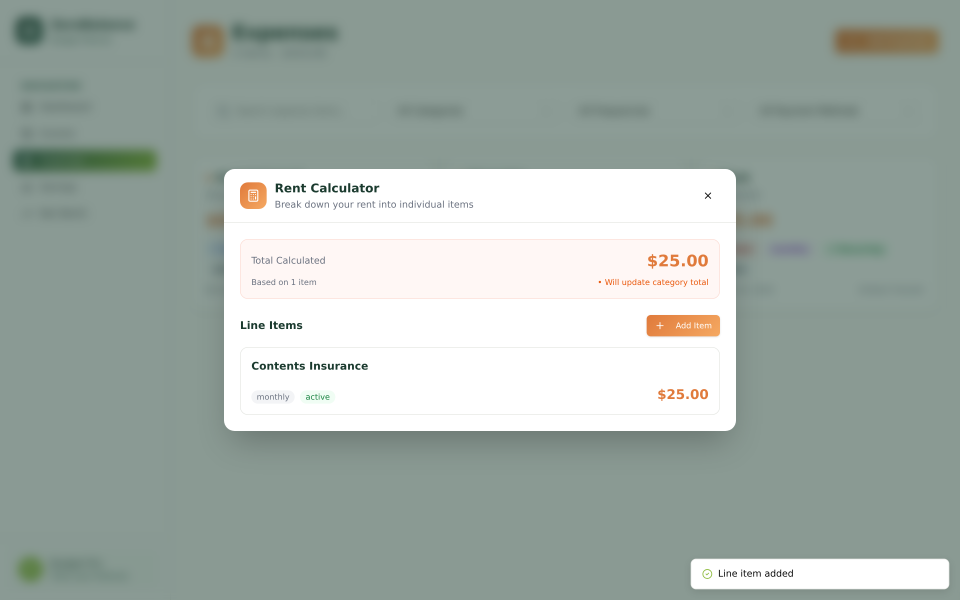
#> input picture docs/screenshots/08-calculator.png, 2880 x 1800 px, found by its file name (shown at 1/3 size)
$ python inspect-diff-v98.py
#> lines starting #> are read from the running program, lines starting #| are printed output that depends on the picture
#!/usr/bin/env python3
"""inspect-diff-v98.py — magnify the two out-of-class diffs (08-calculator,
16-item-details): channel magnitude histogram + side-by-side crops saved
for visual arbitration."""
from PIL import Image, ImageChops
import os

CASES = [
    ("08-calculator.png", [(2208, 824, 2285, 901)]),
    ("16-item-details.png", [(678, 822, 770, 901), (2187, 822, 2285, 901)]),
]
OLD_DIR = "/tmp/v98-shotbackup"
NEW_DIR = "/home/z/my-project/zero-balance/docs/screenshots"

for name, boxes in CASES:
    old = Image.open(os.path.join(OLD_DIR, name)).convert("RGB")
#> old is the input picture: PIL image 2880x1800 RGB; mean R, G, B 164.4, 175.6, 169.8
    new = Image.open(os.path.join(NEW_DIR, name)).convert("RGB")
    diff = ImageChops.difference(old, new)
#> diff: PIL image 2880x1800 RGB; every value is 0
    print(f"=== {name} ===")
    for (x0, y0, x1, y1) in boxes:
        crop = diff.crop((x0, y0, x1, y1))
        # channel magnitude stats
        maxc = 0
        hist = {}
        px = crop.load()
        for y in range(crop.size[1]):
            for x in range(crop.size[0]):
                r, g, b = px[x, y]
                m = max(r, g, b)
                if m > 0:
                    hist[m] = hist.get(m, 0) + 1
                    maxc = max(maxc, m)
        total = crop.size[0] * crop.size[1]
        changed = sum(hist.values())
        print(f"  region ({x0},{y0})-({x1},{y1}): {changed}/{total} px changed, max channel {maxc}")
        top = sorted(hist.items(), key=lambda kv: -kv[1])[:8]
        print(f"    top magnitudes: {top}")
        # side-by-side crop, 3x zoom
        o = old.crop((x0 - 10, y0 - 10, x1 + 10, y1 + 10))
        n = new.crop((x0 - 10, y0 - 10, x1 + 10, y1 + 10))
        d = crop.crop((0, 0, crop.size[0], crop.size[1]))
        z = 3
        o = o.resize((o.size[0] * z, o.size[1] * z), Image.NEAREST)
        n = n.resize((n.size[0] * z, n.size[1] * z), Image.NEAREST)
        d = d.resize((d.size[0] * z, d.size[1] * z), Image.NEAREST)
        combo = Image.new("RGB", (o.size[0] + n.size[0] + d.size[0] + 20, o.size[1]), (255, 0, 255))
        combo.paste(o, (0, 0))
        combo.paste(n, (o.size[0] + 10, 0))
        combo.paste(d, (o.size[0] + n.size[0] + 20, 0))
        out = f"/tmp/v98-inspect-{name.replace('.png','')}-{x0}-{y0}.png"
        combo.save(out)
        print(f"    saved {out} (old | new | diff, 3x)")
#> this loop made 1 pass
#> pass 1, `o = old.crop((x0 - 10, y0 - 10, x1 + 10, y1 + 10))`:
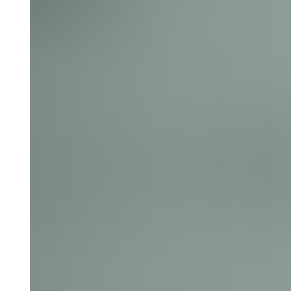
#> o: PIL image 97x97 RGB (shown 3 times larger); mean R, G, B 144.3, 158.6, 153.8
#> after the loop:
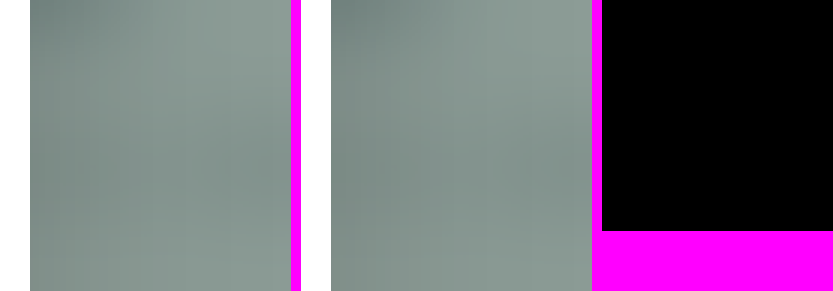
#> combo: PIL image 833x291 RGB; mean R, G, B 121.5, 110.8, 128.1
#> pass 2 of the loop `for name, boxes in CASES:`:
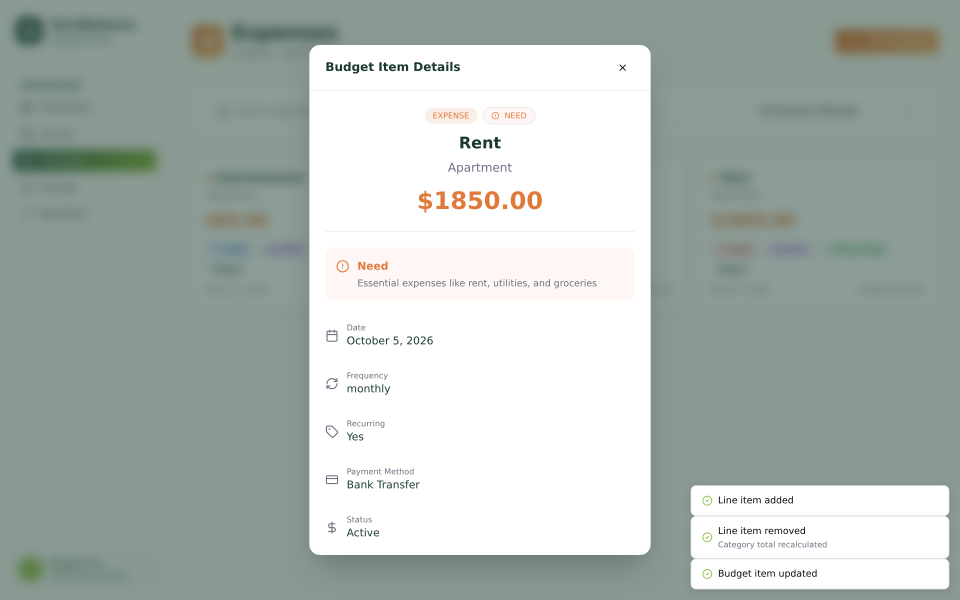
#> input picture docs/screenshots/16-item-details.png, 2880 x 1800 px, found by its file name (shown at 1/3 size)
#> old is the input picture: PIL image 2880x1800 RGB; mean R, G, B 175.9, 185.8, 180.9
#> after the loop `for (x0, y0, x1, y1) in boxes:`:
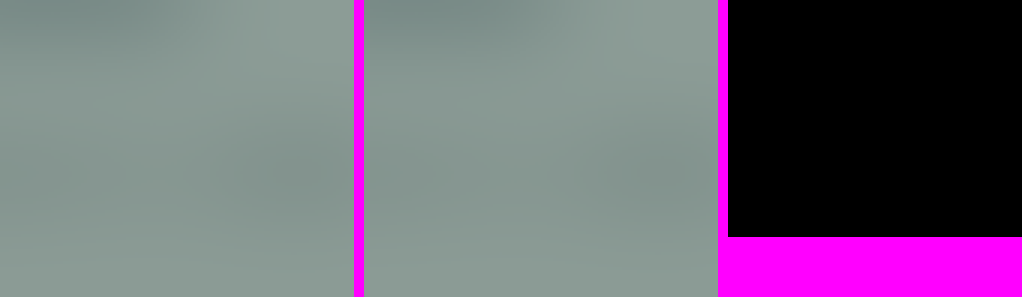
#> combo: PIL image 1022x297 RGB; mean R, G, B 113.3, 104.8, 120.9
#> after the loop `for (x0, y0, x1, y1) in boxes:`:
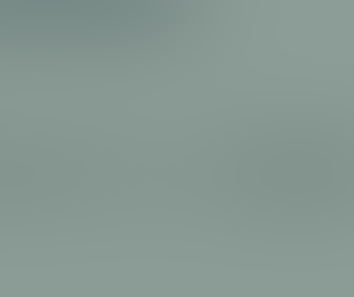
#> n: PIL image 354x297 RGB; mean R, G, B 135, 151.3, 145.9
